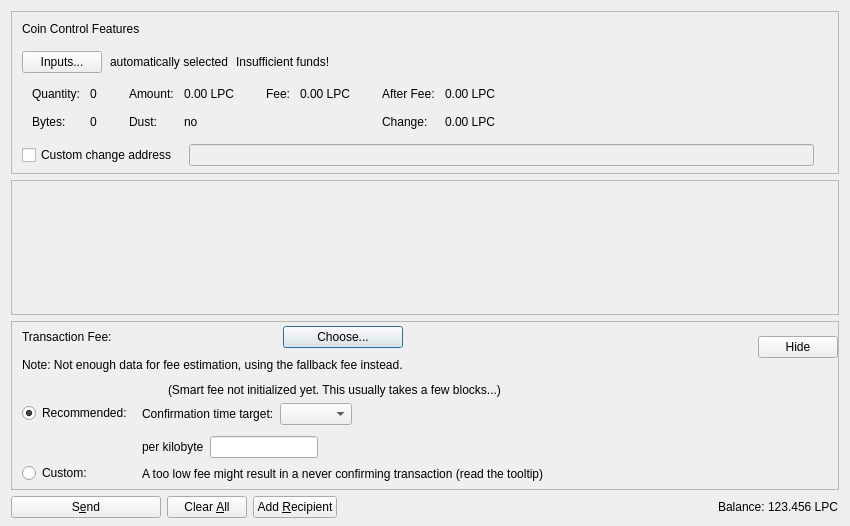
<?xml version="1.0" encoding="UTF-8"?>
<ui version="4.0">
 <class>SendCoinsDialog</class>
 <widget class="QDialog" name="SendCoinsDialog">
  <property name="geometry">
   <rect>
    <x>0</x>
    <y>0</y>
    <width>850</width>
    <height>526</height>
   </rect>
  </property>
  <property name="windowTitle">
   <string>Send Coins</string>
  </property>
  <layout class="QVBoxLayout" name="verticalLayout" stretch="0,1,0,0">
   <property name="bottomMargin">
    <number>8</number>
   </property>
   <item>
    <widget class="QFrame" name="frameCoinControl">
     <property name="sizePolicy">
      <sizepolicy hsizetype="Expanding" vsizetype="Expanding">
       <horstretch>0</horstretch>
       <verstretch>0</verstretch>
      </sizepolicy>
     </property>
     <property name="maximumSize">
      <size>
       <width>16777215</width>
       <height>16777215</height>
      </size>
     </property>
     <property name="frameShape">
      <enum>QFrame::StyledPanel</enum>
     </property>
     <property name="frameShadow">
      <enum>QFrame::Sunken</enum>
     </property>
     <layout class="QVBoxLayout" name="verticalLayoutCoinControl2">
      <property name="spacing">
       <number>0</number>
      </property>
      <property name="leftMargin">
       <number>0</number>
      </property>
      <property name="topMargin">
       <number>0</number>
      </property>
      <property name="rightMargin">
       <number>0</number>
      </property>
      <property name="bottomMargin">
       <number>6</number>
      </property>
      <item>
       <layout class="QVBoxLayout" name="verticalLayoutCoinControl" stretch="0,0,0,0,1">
        <property name="spacing">
         <number>0</number>
        </property>
        <property name="leftMargin">
         <number>10</number>
        </property>
        <property name="topMargin">
         <number>10</number>
        </property>
        <item>
         <layout class="QHBoxLayout" name="horizontalLayoutCoinControl1">
          <property name="bottomMargin">
           <number>15</number>
          </property>
          <item>
           <widget class="QLabel" name="labelCoinControlFeatures">
            <property name="sizePolicy">
             <sizepolicy hsizetype="Preferred" vsizetype="Maximum">
              <horstretch>0</horstretch>
              <verstretch>0</verstretch>
             </sizepolicy>
            </property>
            <property name="text">
             <string>Coin Control Features</string>
            </property>
           </widget>
          </item>
         </layout>
        </item>
        <item>
         <layout class="QHBoxLayout" name="horizontalLayoutCoinControl2" stretch="0,0,0,0">
          <property name="spacing">
           <number>8</number>
          </property>
          <property name="bottomMargin">
           <number>10</number>
          </property>
          <item>
           <widget class="QPushButton" name="pushButtonCoinControl">
            <property name="styleSheet">
             <string notr="true"/>
            </property>
            <property name="text">
             <string>Inputs...</string>
            </property>
            <property name="autoDefault">
             <bool>false</bool>
            </property>
           </widget>
          </item>
          <item>
           <widget class="QLabel" name="labelCoinControlAutomaticallySelected">
            <property name="text">
             <string>automatically selected</string>
            </property>
            <property name="margin">
             <number>5</number>
            </property>
           </widget>
          </item>
          <item>
           <widget class="QLabel" name="labelCoinControlInsuffFunds">
            <property name="text">
             <string>Insufficient funds!</string>
            </property>
            <property name="margin">
             <number>5</number>
            </property>
           </widget>
          </item>
          <item>
           <spacer name="horizontalSpacerCoinControl">
            <property name="orientation">
             <enum>Qt::Horizontal</enum>
            </property>
            <property name="sizeHint" stdset="0">
             <size>
              <width>40</width>
              <height>1</height>
             </size>
            </property>
           </spacer>
          </item>
         </layout>
        </item>
        <item>
         <widget class="QWidget" name="widgetCoinControl" native="true">
          <property name="sizePolicy">
           <sizepolicy hsizetype="Preferred" vsizetype="Preferred">
            <horstretch>0</horstretch>
            <verstretch>0</verstretch>
           </sizepolicy>
          </property>
          <property name="minimumSize">
           <size>
            <width>0</width>
            <height>0</height>
           </size>
          </property>
          <property name="styleSheet">
           <string notr="true"/>
          </property>
          <layout class="QHBoxLayout" name="horizontalLayoutCoinControl5">
           <property name="leftMargin">
            <number>0</number>
           </property>
           <property name="topMargin">
            <number>0</number>
           </property>
           <property name="rightMargin">
            <number>0</number>
           </property>
           <property name="bottomMargin">
            <number>0</number>
           </property>
           <item>
            <layout class="QHBoxLayout" name="horizontalLayoutCoinControl3" stretch="0,0,0,1">
             <property name="spacing">
              <number>20</number>
             </property>
             <property name="topMargin">
              <number>0</number>
             </property>
             <property name="bottomMargin">
              <number>10</number>
             </property>
             <item>
              <layout class="QFormLayout" name="formLayoutCoinControl1">
               <property name="horizontalSpacing">
                <number>10</number>
               </property>
               <property name="verticalSpacing">
                <number>14</number>
               </property>
               <property name="leftMargin">
                <number>10</number>
               </property>
               <property name="topMargin">
                <number>4</number>
               </property>
               <property name="rightMargin">
                <number>6</number>
               </property>
               <item row="0" column="0">
                <widget class="QLabel" name="labelCoinControlQuantityText">
                 <property name="text">
                  <string>Quantity:</string>
                 </property>
                 <property name="margin">
                  <number>0</number>
                 </property>
                </widget>
               </item>
               <item row="0" column="1">
                <widget class="QLabel" name="labelCoinControlQuantity">
                 <property name="cursor">
                  <cursorShape>IBeamCursor</cursorShape>
                 </property>
                 <property name="contextMenuPolicy">
                  <enum>Qt::ActionsContextMenu</enum>
                 </property>
                 <property name="text">
                  <string notr="true">0</string>
                 </property>
                 <property name="margin">
                  <number>0</number>
                 </property>
                 <property name="textInteractionFlags">
                  <set>Qt::LinksAccessibleByMouse|Qt::TextSelectableByKeyboard|Qt::TextSelectableByMouse</set>
                 </property>
                </widget>
               </item>
               <item row="1" column="0">
                <widget class="QLabel" name="labelCoinControlBytesText">
                 <property name="text">
                  <string>Bytes:</string>
                 </property>
                </widget>
               </item>
               <item row="1" column="1">
                <widget class="QLabel" name="labelCoinControlBytes">
                 <property name="cursor">
                  <cursorShape>IBeamCursor</cursorShape>
                 </property>
                 <property name="contextMenuPolicy">
                  <enum>Qt::ActionsContextMenu</enum>
                 </property>
                 <property name="text">
                  <string notr="true">0</string>
                 </property>
                 <property name="textInteractionFlags">
                  <set>Qt::LinksAccessibleByMouse|Qt::TextSelectableByKeyboard|Qt::TextSelectableByMouse</set>
                 </property>
                </widget>
               </item>
              </layout>
             </item>
             <item>
              <layout class="QFormLayout" name="formLayoutCoinControl2">
               <property name="horizontalSpacing">
                <number>10</number>
               </property>
               <property name="verticalSpacing">
                <number>14</number>
               </property>
               <property name="leftMargin">
                <number>6</number>
               </property>
               <property name="topMargin">
                <number>4</number>
               </property>
               <property name="rightMargin">
                <number>6</number>
               </property>
               <item row="0" column="0">
                <widget class="QLabel" name="labelCoinControlAmountText">
                 <property name="text">
                  <string>Amount:</string>
                 </property>
                 <property name="margin">
                  <number>0</number>
                 </property>
                </widget>
               </item>
               <item row="0" column="1">
                <widget class="QLabel" name="labelCoinControlAmount">
                 <property name="cursor">
                  <cursorShape>IBeamCursor</cursorShape>
                 </property>
                 <property name="contextMenuPolicy">
                  <enum>Qt::ActionsContextMenu</enum>
                 </property>
                 <property name="text">
                  <string notr="true">0.00 LPC</string>
                 </property>
                 <property name="textInteractionFlags">
                  <set>Qt::LinksAccessibleByMouse|Qt::TextSelectableByKeyboard|Qt::TextSelectableByMouse</set>
                 </property>
                </widget>
               </item>
               <item row="1" column="0">
                <widget class="QLabel" name="labelCoinControlLowOutputText">
                 <property name="text">
                  <string>Dust:</string>
                 </property>
                </widget>
               </item>
               <item row="1" column="1">
                <widget class="QLabel" name="labelCoinControlLowOutput">
                 <property name="cursor">
                  <cursorShape>IBeamCursor</cursorShape>
                 </property>
                 <property name="contextMenuPolicy">
                  <enum>Qt::ActionsContextMenu</enum>
                 </property>
                 <property name="text">
                  <string notr="true">no</string>
                 </property>
                 <property name="textInteractionFlags">
                  <set>Qt::LinksAccessibleByMouse|Qt::TextSelectableByKeyboard|Qt::TextSelectableByMouse</set>
                 </property>
                </widget>
               </item>
              </layout>
             </item>
             <item>
              <layout class="QFormLayout" name="formLayoutCoinControl3">
               <property name="horizontalSpacing">
                <number>10</number>
               </property>
               <property name="verticalSpacing">
                <number>14</number>
               </property>
               <property name="leftMargin">
                <number>6</number>
               </property>
               <property name="topMargin">
                <number>4</number>
               </property>
               <property name="rightMargin">
                <number>6</number>
               </property>
               <item row="0" column="0">
                <widget class="QLabel" name="labelCoinControlFeeText">
                 <property name="text">
                  <string>Fee:</string>
                 </property>
                 <property name="margin">
                  <number>0</number>
                 </property>
                </widget>
               </item>
               <item row="0" column="1">
                <widget class="QLabel" name="labelCoinControlFee">
                 <property name="cursor">
                  <cursorShape>IBeamCursor</cursorShape>
                 </property>
                 <property name="contextMenuPolicy">
                  <enum>Qt::ActionsContextMenu</enum>
                 </property>
                 <property name="text">
                  <string notr="true">0.00 LPC</string>
                 </property>
                 <property name="textInteractionFlags">
                  <set>Qt::LinksAccessibleByMouse|Qt::TextSelectableByKeyboard|Qt::TextSelectableByMouse</set>
                 </property>
                </widget>
               </item>
              </layout>
             </item>
             <item>
              <layout class="QFormLayout" name="formLayoutCoinControl4">
               <property name="horizontalSpacing">
                <number>10</number>
               </property>
               <property name="verticalSpacing">
                <number>14</number>
               </property>
               <property name="leftMargin">
                <number>6</number>
               </property>
               <property name="topMargin">
                <number>4</number>
               </property>
               <property name="rightMargin">
                <number>6</number>
               </property>
               <item row="0" column="0">
                <widget class="QLabel" name="labelCoinControlAfterFeeText">
                 <property name="text">
                  <string>After Fee:</string>
                 </property>
                 <property name="margin">
                  <number>0</number>
                 </property>
                </widget>
               </item>
               <item row="0" column="1">
                <widget class="QLabel" name="labelCoinControlAfterFee">
                 <property name="cursor">
                  <cursorShape>IBeamCursor</cursorShape>
                 </property>
                 <property name="contextMenuPolicy">
                  <enum>Qt::ActionsContextMenu</enum>
                 </property>
                 <property name="text">
                  <string notr="true">0.00 LPC</string>
                 </property>
                 <property name="textInteractionFlags">
                  <set>Qt::LinksAccessibleByMouse|Qt::TextSelectableByKeyboard|Qt::TextSelectableByMouse</set>
                 </property>
                </widget>
               </item>
               <item row="1" column="0">
                <widget class="QLabel" name="labelCoinControlChangeText">
                 <property name="text">
                  <string>Change:</string>
                 </property>
                </widget>
               </item>
               <item row="1" column="1">
                <widget class="QLabel" name="labelCoinControlChange">
                 <property name="cursor">
                  <cursorShape>IBeamCursor</cursorShape>
                 </property>
                 <property name="contextMenuPolicy">
                  <enum>Qt::ActionsContextMenu</enum>
                 </property>
                 <property name="text">
                  <string notr="true">0.00 LPC</string>
                 </property>
                 <property name="textInteractionFlags">
                  <set>Qt::LinksAccessibleByMouse|Qt::TextSelectableByKeyboard|Qt::TextSelectableByMouse</set>
                 </property>
                </widget>
               </item>
              </layout>
             </item>
            </layout>
           </item>
          </layout>
         </widget>
        </item>
        <item>
         <layout class="QHBoxLayout" name="horizontalLayoutCoinControl4" stretch="0,0,0">
          <property name="spacing">
           <number>12</number>
          </property>
          <property name="sizeConstraint">
           <enum>QLayout::SetDefaultConstraint</enum>
          </property>
          <property name="topMargin">
           <number>5</number>
          </property>
          <property name="rightMargin">
           <number>5</number>
          </property>
          <item>
           <widget class="QCheckBox" name="checkBoxCoinControlChange">
            <property name="toolTip">
             <string>If this is activated, but the change address is empty or invalid, change will be sent to a newly generated address.</string>
            </property>
            <property name="text">
             <string>Custom change address</string>
            </property>
           </widget>
          </item>
          <item>
           <widget class="QValidatedLineEdit" name="lineEditCoinControlChange">
            <property name="enabled">
             <bool>false</bool>
            </property>
            <property name="sizePolicy">
             <sizepolicy hsizetype="Expanding" vsizetype="Fixed">
              <horstretch>0</horstretch>
              <verstretch>0</verstretch>
             </sizepolicy>
            </property>
           </widget>
          </item>
          <item>
           <widget class="QLabel" name="labelCoinControlChangeLabel">
            <property name="sizePolicy">
             <sizepolicy hsizetype="Preferred" vsizetype="Expanding">
              <horstretch>0</horstretch>
              <verstretch>0</verstretch>
             </sizepolicy>
            </property>
            <property name="minimumSize">
             <size>
              <width>0</width>
              <height>0</height>
             </size>
            </property>
            <property name="text">
             <string/>
            </property>
            <property name="margin">
             <number>3</number>
            </property>
           </widget>
          </item>
         </layout>
        </item>
        <item>
         <spacer name="verticalSpacerCoinControl">
          <property name="orientation">
           <enum>Qt::Vertical</enum>
          </property>
          <property name="sizeHint" stdset="0">
           <size>
            <width>800</width>
            <height>1</height>
           </size>
          </property>
         </spacer>
        </item>
       </layout>
      </item>
     </layout>
    </widget>
   </item>
   <item>
    <widget class="QScrollArea" name="scrollArea">
     <property name="widgetResizable">
      <bool>true</bool>
     </property>
     <widget class="QWidget" name="scrollAreaWidgetContents">
      <property name="geometry">
       <rect>
        <x>0</x>
        <y>0</y>
        <width>830</width>
        <height>104</height>
       </rect>
      </property>
      <layout class="QVBoxLayout" name="verticalLayout_2" stretch="0,1">
       <property name="leftMargin">
        <number>0</number>
       </property>
       <property name="topMargin">
        <number>0</number>
       </property>
       <property name="rightMargin">
        <number>0</number>
       </property>
       <property name="bottomMargin">
        <number>0</number>
       </property>
       <item>
        <layout class="QVBoxLayout" name="entries">
         <property name="spacing">
          <number>6</number>
         </property>
        </layout>
       </item>
       <item>
        <spacer name="verticalSpacer">
         <property name="orientation">
          <enum>Qt::Vertical</enum>
         </property>
         <property name="sizeHint" stdset="0">
          <size>
           <width>20</width>
           <height>40</height>
          </size>
         </property>
        </spacer>
       </item>
      </layout>
     </widget>
    </widget>
   </item>
   <item>
    <widget class="QFrame" name="frameFee">
     <property name="sizePolicy">
      <sizepolicy hsizetype="Expanding" vsizetype="Expanding">
       <horstretch>0</horstretch>
       <verstretch>0</verstretch>
      </sizepolicy>
     </property>
     <property name="maximumSize">
      <size>
       <width>16777215</width>
       <height>16777215</height>
      </size>
     </property>
     <property name="frameShape">
      <enum>QFrame::StyledPanel</enum>
     </property>
     <property name="frameShadow">
      <enum>QFrame::Sunken</enum>
     </property>
     <layout class="QVBoxLayout" name="verticalLayoutFee1">
      <property name="spacing">
       <number>0</number>
      </property>
      <property name="leftMargin">
       <number>0</number>
      </property>
      <property name="topMargin">
       <number>0</number>
      </property>
      <property name="rightMargin">
       <number>0</number>
      </property>
      <property name="bottomMargin">
       <number>0</number>
      </property>
      <item>
       <layout class="QVBoxLayout" name="verticalLayoutFee2" stretch="0,0,0">
        <property name="spacing">
         <number>0</number>
        </property>
        <property name="leftMargin">
         <number>10</number>
        </property>
        <property name="topMargin">
         <number>0</number>
        </property>
        <item>
         <layout class="QHBoxLayout" name="horizontalLayoutFee1">
          <property name="bottomMargin">
           <number>0</number>
          </property>
          <item>
           <layout class="QVBoxLayout" name="verticalLayoutFee7">
            <property name="spacing">
             <number>0</number>
            </property>
            <item>
             <spacer name="verticalSpacerSmartFee">
              <property name="orientation">
               <enum>Qt::Vertical</enum>
              </property>
              <property name="sizeType">
               <enum>QSizePolicy::Fixed</enum>
              </property>
              <property name="sizeHint" stdset="0">
               <size>
                <width>1</width>
                <height>4</height>
               </size>
              </property>
             </spacer>
            </item>
            <item>
             <layout class="QHBoxLayout" name="horizontalLayoutSmartFee">
              <property name="spacing">
               <number>10</number>
              </property>
              <item>
               <widget class="QLabel" name="labelFeeHeadline">
                <property name="sizePolicy">
                 <sizepolicy hsizetype="Preferred" vsizetype="Maximum">
                  <horstretch>0</horstretch>
                  <verstretch>0</verstretch>
                 </sizepolicy>
                </property>
                <property name="text">
                 <string>Transaction Fee:</string>
                </property>
               </widget>
              </item>
              <item>
               <widget class="QLabel" name="labelFeeMinimized">
                <property name="text">
                 <string/>
                </property>
               </widget>
              </item>
              <item>
               <widget class="QPushButton" name="buttonChooseFee">
                <property name="text">
                 <string>Choose...</string>
                </property>
               </widget>
              </item>
             </layout>
            </item>
            <item>
             <spacer name="verticalSpacer_7">
              <property name="orientation">
               <enum>Qt::Vertical</enum>
              </property>
              <property name="sizeHint" stdset="0">
               <size>
                <width>1</width>
                <height>10</height>
               </size>
              </property>
             </spacer>
            </item>
            <item>
             <widget class="QLabel" name="fallbackFeeWarningLabel">
              <property name="toolTip">
               <string>Using the fallbackfee can result in sending a transaction that will take several hours or days (or never) to confirm. Consider choosing your fee manually or wait until you have validated the complete chain.</string>
              </property>
              <property name="text">
               <string>Note: Not enough data for fee estimation, using the fallback fee instead.</string>
              </property>
              <property name="wordWrap">
               <bool>false</bool>
              </property>
             </widget>
            </item>
            <item>
             <spacer name="verticalSpacer_5">
              <property name="orientation">
               <enum>Qt::Vertical</enum>
              </property>
              <property name="sizeHint" stdset="0">
               <size>
                <width>1</width>
                <height>1</height>
               </size>
              </property>
             </spacer>
            </item>
           </layout>
          </item>
          <item>
           <spacer name="horizontalSpacer_4">
            <property name="orientation">
             <enum>Qt::Horizontal</enum>
            </property>
            <property name="sizeHint" stdset="0">
             <size>
              <width>1</width>
              <height>1</height>
             </size>
            </property>
           </spacer>
          </item>
          <item>
           <widget class="QPushButton" name="buttonMinimizeFee">
            <property name="toolTip">
             <string>Hide transaction fee settings</string>
            </property>
            <property name="text">
             <string>Hide</string>
            </property>
           </widget>
          </item>
         </layout>
        </item>
        <item>
         <widget class="QFrame" name="frameFeeSelection">
          <layout class="QVBoxLayout" name="verticalLayoutFee12">
           <property name="spacing">
            <number>0</number>
           </property>
           <property name="leftMargin">
            <number>0</number>
           </property>
           <property name="topMargin">
            <number>0</number>
           </property>
           <property name="rightMargin">
            <number>0</number>
           </property>
           <property name="bottomMargin">
            <number>0</number>
           </property>
           <item>
            <layout class="QGridLayout" name="gridLayoutFee">
             <property name="topMargin">
              <number>10</number>
             </property>
             <property name="bottomMargin">
              <number>4</number>
             </property>
             <property name="horizontalSpacing">
              <number>10</number>
             </property>
             <property name="verticalSpacing">
              <number>4</number>
             </property>
             <item row="1" column="1">
              <layout class="QVBoxLayout" name="verticalLayoutFee8">
               <property name="spacing">
                <number>6</number>
               </property>
               <property name="topMargin">
                <number>3</number>
               </property>
               <item>
                <layout class="QHBoxLayout" name="horizontalLayoutFee13" stretch="0,0,1">
                 <item>
                  <widget class="QLabel" name="labelCustomPerKilobyte">
                   <property name="toolTip">
                    <string>If the custom fee is set to 1000 Leprechaunis and the transaction is only 250 bytes, then &quot;per kilobyte&quot; only pays 250 Leprechaunis in fee,&lt;br /&gt;while &quot;at least&quot; pays 1000 Leprechaunis. For transactions bigger than a kilobyte both pay by kilobyte.</string>
                   </property>
                   <property name="text">
                    <string>per kilobyte</string>
                   </property>
                  </widget>
                 </item>
                 <item>
                  <widget class="BitcoinAmountField" name="customFee"/>
                 </item>
                 <item>
                  <spacer name="horizontalSpacer_6">
                   <property name="orientation">
                    <enum>Qt::Horizontal</enum>
                   </property>
                   <property name="sizeHint" stdset="0">
                    <size>
                     <width>1</width>
                     <height>1</height>
                    </size>
                   </property>
                  </spacer>
                 </item>
                </layout>
               </item>
               <item>
                <layout class="QHBoxLayout" name="horizontalLayoutFee8">
                 <item>
                  <widget class="QLabel" name="labelCustomFeeWarning">
                   <property name="enabled">
                    <bool>true</bool>
                   </property>
                   <property name="toolTip">
                    <string>When there is less transaction volume than space in the blocks, miners as well as relaying nodes may enforce a minimum fee. Paying only this minimum fee is just fine, but be aware that this can result in a never confirming transaction once there is more demand for leprechain transactions than the network can process.</string>
                   </property>
                   <property name="text">
                    <string>A too low fee might result in a never confirming transaction (read the tooltip)</string>
                   </property>
                  </widget>
                 </item>
                 <item>
                  <spacer name="horizontalSpacer_2">
                   <property name="orientation">
                    <enum>Qt::Horizontal</enum>
                   </property>
                   <property name="sizeHint" stdset="0">
                    <size>
                     <width>1</width>
                     <height>1</height>
                    </size>
                   </property>
                  </spacer>
                 </item>
                </layout>
               </item>
              </layout>
             </item>
             <item row="0" column="0">
              <layout class="QVBoxLayout" name="verticalLayoutFee4" stretch="0,1">
               <property name="topMargin">
                <number>20</number>
               </property>
               <property name="bottomMargin">
                <number>3</number>
               </property>
               <item>
                <widget class="QRadioButton" name="radioSmartFee">
                 <property name="text">
                  <string>Recommended:</string>
                 </property>
                 <property name="checked">
                  <bool>true</bool>
                 </property>
                 <attribute name="buttonGroup">
                  <string notr="true">groupFee</string>
                 </attribute>
                </widget>
               </item>
               <item>
                <spacer name="verticalSpacer_2">
                 <property name="orientation">
                  <enum>Qt::Vertical</enum>
                 </property>
                 <property name="sizeHint" stdset="0">
                  <size>
                   <width>1</width>
                   <height>1</height>
                  </size>
                 </property>
                </spacer>
               </item>
              </layout>
             </item>
             <item row="1" column="0">
              <layout class="QVBoxLayout" name="verticalLayoutFee9" stretch="0,1">
               <property name="topMargin">
                <number>30</number>
               </property>
               <item>
                <widget class="QRadioButton" name="radioCustomFee">
                 <property name="text">
                  <string>Custom:</string>
                 </property>
                 <attribute name="buttonGroup">
                  <string notr="true">groupFee</string>
                 </attribute>
                </widget>
               </item>
               <item>
                <spacer name="verticalSpacer_6">
                 <property name="orientation">
                  <enum>Qt::Vertical</enum>
                 </property>
                 <property name="sizeHint" stdset="0">
                  <size>
                   <width>1</width>
                   <height>1</height>
                  </size>
                 </property>
                </spacer>
               </item>
              </layout>
             </item>
             <item row="0" column="1">
              <layout class="QVBoxLayout" name="verticalLayoutFee3" stretch="0,0,1">
               <property name="spacing">
                <number>6</number>
               </property>
               <property name="topMargin">
                <number>0</number>
               </property>
               <property name="bottomMargin">
                <number>3</number>
               </property>
               <item>
                <layout class="QHBoxLayout" name="horizontalLayoutFee12">
                 <item>
                  <widget class="QLabel" name="labelSmartFee">
                   <property name="text">
                    <string/>
                   </property>
                  </widget>
                 </item>
                 <item>
                  <widget class="QLabel" name="labelFeeEstimation">
                   <property name="text">
                    <string/>
                   </property>
                  </widget>
                 </item>
                 <item>
                  <widget class="QLabel" name="labelSmartFee2">
                   <property name="text">
                    <string>(Smart fee not initialized yet. This usually takes a few blocks...)</string>
                   </property>
                  </widget>
                 </item>
                 <item>
                  <spacer name="horizontalSpacer_5">
                   <property name="orientation">
                    <enum>Qt::Horizontal</enum>
                   </property>
                   <property name="sizeHint" stdset="0">
                    <size>
                     <width>1</width>
                     <height>1</height>
                    </size>
                   </property>
                  </spacer>
                 </item>
                </layout>
               </item>
               <item>
                <layout class="QHBoxLayout" name="horizontalLayoutFee9">
                 <item>
                  <layout class="QVBoxLayout" name="verticalLayoutFee6">
                   <item>
                    <widget class="QLabel" name="labelSmartFee3">
                     <property name="text">
                      <string>Confirmation time target:</string>
                     </property>
                    </widget>
                   </item>
                  </layout>
                 </item>
                 <item>
                  <layout class="QVBoxLayout" name="verticalLayoutFee5">
                   <property name="rightMargin">
                    <number>30</number>
                   </property>
                   <item>
                    <layout class="QHBoxLayout" name="horizontalLayoutConfTarget">
                     <property name="bottomMargin">
                      <number>0</number>
                     </property>
                     <item>
                      <widget class="QComboBox" name="confTargetSelector"/>
                     </item>
                     <item>
                      <spacer name="horizontalSpacerConfTarget">
                       <property name="orientation">
                        <enum>Qt::Horizontal</enum>
                       </property>
                       <property name="sizeHint" stdset="0">
                        <size>
                         <width>40</width>
                         <height>20</height>
                        </size>
                       </property>
                      </spacer>
                     </item>
                    </layout>
                   </item>
                  </layout>
                 </item>
                </layout>
               </item>
               <item>
                <spacer name="verticalSpacer_4">
                 <property name="orientation">
                  <enum>Qt::Vertical</enum>
                 </property>
                 <property name="sizeHint" stdset="0">
                  <size>
                   <width>1</width>
                   <height>1</height>
                  </size>
                 </property>
                </spacer>
               </item>
              </layout>
             </item>
            </layout>
           </item>
          </layout>
         </widget>
        </item>
        <item>
         <spacer name="verticalSpacerFee">
          <property name="orientation">
           <enum>Qt::Vertical</enum>
          </property>
          <property name="sizeHint" stdset="0">
           <size>
            <width>800</width>
            <height>1</height>
           </size>
          </property>
         </spacer>
        </item>
       </layout>
      </item>
     </layout>
    </widget>
   </item>
   <item>
    <layout class="QHBoxLayout" name="horizontalLayout">
     <item>
      <widget class="QPushButton" name="sendButton">
       <property name="minimumSize">
        <size>
         <width>150</width>
         <height>0</height>
        </size>
       </property>
       <property name="toolTip">
        <string>Confirm the send action</string>
       </property>
       <property name="text">
        <string>S&amp;end</string>
       </property>
       <property name="autoDefault">
        <bool>false</bool>
       </property>
       <property name="default">
        <bool>false</bool>
       </property>
      </widget>
     </item>
     <item>
      <widget class="QPushButton" name="clearButton">
       <property name="sizePolicy">
        <sizepolicy hsizetype="Minimum" vsizetype="Fixed">
         <horstretch>0</horstretch>
         <verstretch>0</verstretch>
        </sizepolicy>
       </property>
       <property name="toolTip">
        <string>Clear all fields of the form.</string>
       </property>
       <property name="text">
        <string>Clear &amp;All</string>
       </property>
       <property name="autoDefault">
        <bool>false</bool>
       </property>
      </widget>
     </item>
     <item>
      <widget class="QPushButton" name="addButton">
       <property name="toolTip">
        <string>Send to multiple recipients at once</string>
       </property>
       <property name="text">
        <string>Add &amp;Recipient</string>
       </property>
       <property name="autoDefault">
        <bool>false</bool>
       </property>
      </widget>
     </item>
     <item>
      <spacer name="horizontalSpacer">
       <property name="orientation">
        <enum>Qt::Horizontal</enum>
       </property>
       <property name="sizeHint" stdset="0">
        <size>
         <width>40</width>
         <height>20</height>
        </size>
       </property>
      </spacer>
     </item>
     <item>
      <layout class="QHBoxLayout" name="horizontalLayout_2">
       <property name="spacing">
        <number>3</number>
       </property>
       <item>
        <widget class="QLabel" name="labelBalanceName">
         <property name="text">
          <string>Balance:</string>
         </property>
        </widget>
       </item>
       <item>
        <widget class="QLabel" name="labelBalance">
         <property name="sizePolicy">
          <sizepolicy hsizetype="Preferred" vsizetype="Preferred">
           <horstretch>0</horstretch>
           <verstretch>0</verstretch>
          </sizepolicy>
         </property>
         <property name="cursor">
          <cursorShape>IBeamCursor</cursorShape>
         </property>
         <property name="text">
          <string notr="true">123.456 LPC</string>
         </property>
         <property name="textInteractionFlags">
          <set>Qt::LinksAccessibleByMouse|Qt::TextSelectableByKeyboard|Qt::TextSelectableByMouse</set>
         </property>
        </widget>
       </item>
      </layout>
     </item>
    </layout>
   </item>
  </layout>
 </widget>
 <customwidgets>
  <customwidget>
   <class>QValidatedLineEdit</class>
   <extends>QLineEdit</extends>
   <header>qt/qvalidatedlineedit.h</header>
  </customwidget>
  <customwidget>
   <class>BitcoinAmountField</class>
   <extends>QLineEdit</extends>
   <header>qt/bitcoinamountfield.h</header>
   <container>1</container>
  </customwidget>
 </customwidgets>
 <resources>
  <include location="../leprechain.qrc"/>
 </resources>
 <connections/>
 <buttongroups>
  <buttongroup name="groupFee"/>
 </buttongroups>
</ui>
